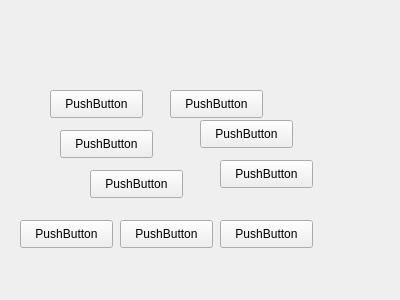
<?xml version="1.0" encoding="UTF-8"?>
<ui version="4.0">
 <class>TestWidget</class>
 <widget class="QWidget" name="TestWidget">
  <property name="geometry">
   <rect>
    <x>0</x>
    <y>0</y>
    <width>400</width>
    <height>300</height>
   </rect>
  </property>
  <property name="windowTitle">
   <string>Form</string>
  </property>
  <widget class="QPushButton" name="pushButton">
   <property name="geometry">
    <rect>
     <x>50</x>
     <y>90</y>
     <width>93</width>
     <height>28</height>
    </rect>
   </property>
   <property name="text">
    <string>PushButton</string>
   </property>
  </widget>
  <widget class="QPushButton" name="pushButton_2">
   <property name="geometry">
    <rect>
     <x>60</x>
     <y>130</y>
     <width>93</width>
     <height>28</height>
    </rect>
   </property>
   <property name="text">
    <string>PushButton</string>
   </property>
  </widget>
  <widget class="QPushButton" name="pushButton_3">
   <property name="geometry">
    <rect>
     <x>90</x>
     <y>170</y>
     <width>93</width>
     <height>28</height>
    </rect>
   </property>
   <property name="text">
    <string>PushButton</string>
   </property>
  </widget>
  <widget class="QPushButton" name="pushButton_4">
   <property name="geometry">
    <rect>
     <x>170</x>
     <y>90</y>
     <width>93</width>
     <height>28</height>
    </rect>
   </property>
   <property name="text">
    <string>PushButton</string>
   </property>
  </widget>
  <widget class="QPushButton" name="pushButton_5">
   <property name="geometry">
    <rect>
     <x>200</x>
     <y>120</y>
     <width>93</width>
     <height>28</height>
    </rect>
   </property>
   <property name="text">
    <string>PushButton</string>
   </property>
  </widget>
  <widget class="QPushButton" name="pushButton_6">
   <property name="geometry">
    <rect>
     <x>220</x>
     <y>160</y>
     <width>93</width>
     <height>28</height>
    </rect>
   </property>
   <property name="text">
    <string>PushButton</string>
   </property>
  </widget>
  <widget class="QPushButton" name="pushButton_7">
   <property name="geometry">
    <rect>
     <x>220</x>
     <y>220</y>
     <width>93</width>
     <height>28</height>
    </rect>
   </property>
   <property name="text">
    <string>PushButton</string>
   </property>
  </widget>
  <widget class="QPushButton" name="pushButton_8">
   <property name="geometry">
    <rect>
     <x>120</x>
     <y>220</y>
     <width>93</width>
     <height>28</height>
    </rect>
   </property>
   <property name="text">
    <string>PushButton</string>
   </property>
  </widget>
  <widget class="QPushButton" name="pushButton_9">
   <property name="geometry">
    <rect>
     <x>20</x>
     <y>220</y>
     <width>93</width>
     <height>28</height>
    </rect>
   </property>
   <property name="text">
    <string>PushButton</string>
   </property>
  </widget>
 </widget>
 <resources/>
 <connections/>
</ui>
